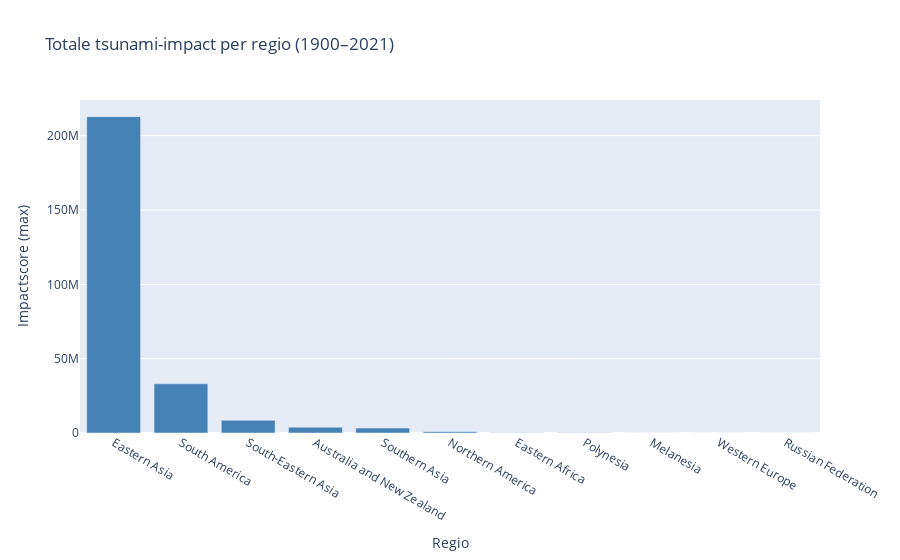

The notebook cell this image was saved under:
### Markdown cell above
## Regionale verschillen in totale tsunami-impact
De visualisatie hierboven toont waar tsunami's zich hebben voorgedaan, maar biedt nog geen totaalbeeld van de schade per regio. Om dat beter inzichtelijk te maken, laat deze grafiek de opgetelde impactscore van alle tsunami's per wereldregio zien. Zo ontstaat een overzicht van welke gebieden historisch gezien het zwaarst zijn getroffen.

### Code cell
import pandas as pd
import plotly.express as px

dist_df = pd.read_csv('1900_2021_DISASTERS.xlsx - emdat data.csv')
df = dist_df[dist_df['Disaster Subtype'].str.lower() == 'tsunami'].copy()

df['Total Deaths'] = pd.to_numeric(df['Total Deaths'], errors='coerce').fillna(0)
df["Total Damages ('000 US$)"] = pd.to_numeric(df["Total Damages ('000 US$)"], errors='coerce').fillna(0)
df["Total Affected"] = pd.to_numeric(df["Total Affected"], errors='coerce').fillna(0)

df['Impact_Score'] = df[['Total Deaths', 'Total Affected', "Total Damages ('000 US$)"]].max(axis=1)

region_stats = df.groupby('Region')[['Impact_Score', 'Total Deaths', 'Total Affected']].sum().reset_index()

fig = px.bar(region_stats.sort_values(by='Impact_Score', ascending=False),
             x='Region', y='Impact_Score',
             hover_data=['Total Deaths', 'Total Affected'],
             title='Totale tsunami-impact per regio (1900–2021)',
             labels={'Impact_Score': 'Maximale impactscore'},
            color_discrete_sequence=['#4682B4'])

fig.update_layout(xaxis_title='Regio', yaxis_title='Impactscore (max)')

fig.show()

### Figure 1 — Plotly figure (JSON) as saved in the notebook; plotly's stock layout.template omitted (floating-point values rounded to 4 significant figures)
{"data": [{"customdata": [[24630.0, 517500.0], [6854.0, 5707000.0], [180700.0, 2685000.0], [2.0, 50.0], [51890.0, 1701000.0], [384.0, 0.0], [312.0, 109900.0], [191.0, 8591.0], [2494.0, 15580.0], [11.0, 2.0], [0.0, 0.0]], "hovertemplate": "Region=%{x}<br>Maximale impactscore=%{y}<br>Total Deaths=%{customdata[0]}<br>Total Affected=%{customdata[1]}<extra></extra>", "legendgroup": "", "marker": {"color": "#4682B4", "pattern": {"shape": ""}}, "name": "", "orientation": "v", "showlegend": false, "textposition": "auto", "type": "bar", "x": ["Eastern Asia", "South America", "South-Eastern Asia", "Australia and New Zealand", "Southern Asia", "Northern America", "Eastern Africa", "Polynesia", "Melanesia", "Western Europe", "Russian Federation"], "xaxis": "x", "y": [212800000.0, 33150000.0, 8536000.0, 3900000.0, 3309000.0, 911900.0, 235100.0, 136000.0, 15830.0, 11.0, 0.0], "yaxis": "y"}], "layout": {"barmode": "relative", "legend": {"tracegroupgap": 0}, "title": {"text": "Totale tsunami-impact per regio (1900–2021)"}, "xaxis": {"anchor": "y", "domain": [0, 1], "title": {"text": "Regio"}}, "yaxis": {"anchor": "x", "domain": [0, 1], "title": {"text": "Impactscore (max)"}}}}
